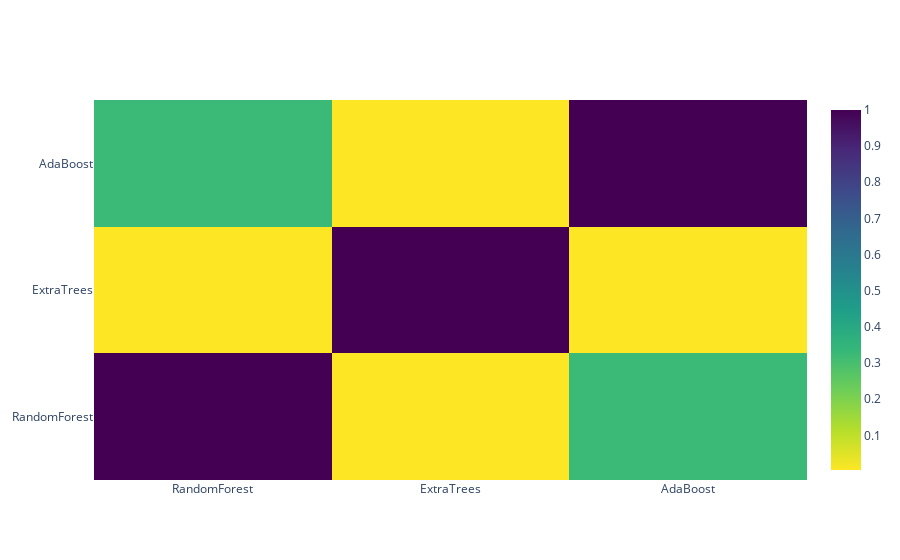

Here is the notebook cell this chart was saved with:
### Code cell
data = [
    go.Heatmap(
        z= base_predictions_train.astype(float).corr().values ,
        x=base_predictions_train.columns.values,
        y= base_predictions_train.columns.values,
          colorscale='Viridis',
            showscale=True,
            reversescale = True
    )
]
py.iplot(data, filename='labelled-heatmap')

### Figure 1 — Plotly figure (JSON) as saved in the notebook; plotly's stock layout.template omitted (floating-point values rounded to 4 significant figures)
{"data": [{"colorscale": [[0, "#440154"], [0.1111, "#482878"], [0.2222, "#3e4989"], [0.3333, "#31688e"], [0.4444, "#26828e"], [0.5556, "#1f9e89"], [0.6667, "#35b779"], [0.7778, "#6ece58"], [0.8889, "#b5de2b"], [1, "#fde725"]], "reversescale": true, "showscale": true, "type": "heatmap", "x": ["RandomForest", "ExtraTrees", "AdaBoost"], "y": ["RandomForest", "ExtraTrees", "AdaBoost"], "z": [[1, 0.00406, 0.3251], [0.00406, 1, 0.004717], [0.3251, 0.004717, 1]]}], "layout": {}}
